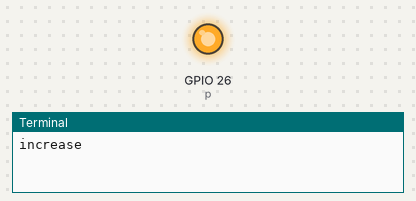
Bench run of a program on a simulated Raspberry Pi (BCM pin numbers). Shown: output pins drawn as LEDs (lit = HIGH), the last lines printed to the terminal.

Above: at 0.05 s.
At 1.45 s:
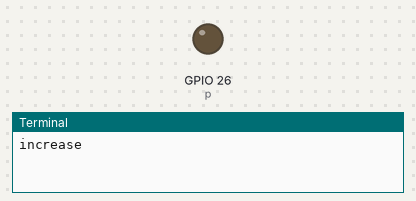
At 19.95 s:
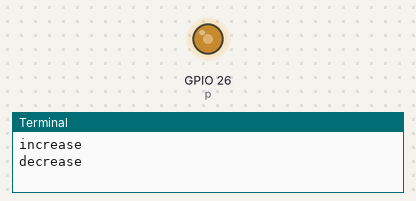
Timing chart, 0 to 27.3 s (numbered marks = the images above):
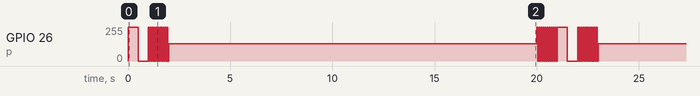

The program:

GPIO_Set_3_Code.py
```python
import RPi.GPIO as GPIO
import time

GPIO.setwarnings(False)

GPIO.setmode(GPIO.BCM)
GPIO.setup(26, GPIO.OUT)
##GPIO.setup(

p = GPIO.PWM(26,200)
p.start(50)

while True:
    print('increase')
    for loop in range(1,100,10):
        p.ChangeFrequency(loop)
        time.sleep(1)
    time.sleep(1)
    print('decrease')
    for loop in range(100,1,-10):
        p.ChangeFrequency(loop)
        time.sleep(1)

##p.stop()
```

Measured:
- by itself, GPIO 26 (p): moves between 0/255 and 255/255, repeating every 21.0 s
